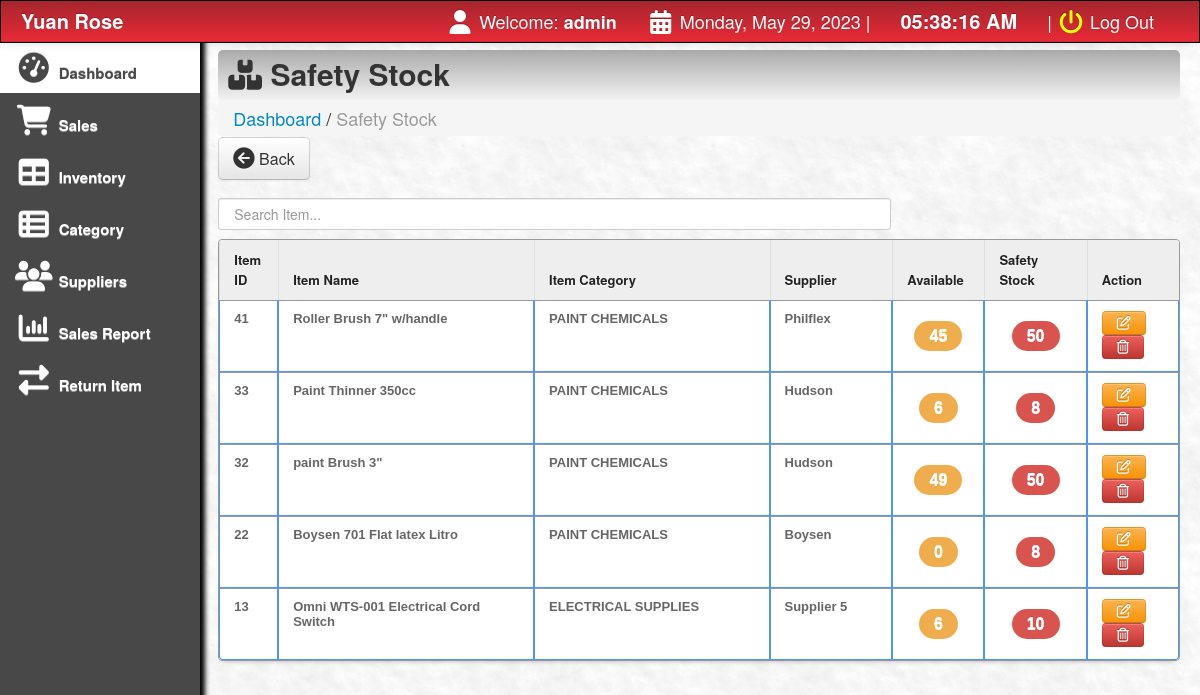
/main/re_order.php (signed in), run on the app's committed database.
### tables this page shows
CREATE TABLE `products` (
  `product_id` int(11) NOT NULL,
  `product_code` varchar(200) NOT NULL,
  `gen_name` varchar(200) NOT NULL,
  `product_name` varchar(200) NOT NULL,
  `cost` varchar(100) NOT NULL,
  `o_price` varchar(100) NOT NULL,
  `price` varchar(100) NOT NULL,
  `profit` varchar(100) NOT NULL,
  `supplier` varchar(100) NOT NULL,
  `onhand_qty` int(10) NOT NULL,
  `qty` int(10) NOT NULL,
  `reorder` int(10) NOT NULL,
  `date_arrival` varchar(500) NOT NULL,
  `prod_cat_id` varchar(255) DEFAULT NULL
);

CREATE TABLE `category` (
  `cat_id` int(11) NOT NULL,
  `cat_title` varchar(255) DEFAULT NULL,
  `cat_desc` longtext DEFAULT NULL,
  `cat_date` date NOT NULL
);

### main/re_order.php (the view, shortened to what this page needs)
<html>
<head>
	<link href="css/bootstrap.css" rel="stylesheet">
	<link rel="stylesheet" type="text/css" href="css/DT_bootstrap.css">
	<link rel="stylesheet" href="css/font-awesome.min.css">
	<link href="css/bootstrap-responsive.css" rel="stylesheet">
	<link href="../style.css" media="screen" rel="stylesheet" type="text/css" />
	<link href="src/facebox.css" media="screen" rel="stylesheet" type="text/css" />
</head>
<?php
function createRandomPassword()
{
	$chars = "003232303232023232023456789";
	$i = 0;
	$pass = '';
	while ($i <= 7) {
		$num = rand() % 33;
		$tmp = substr($chars, $num, 1);
		$pass = $pass . $tmp;
		$i++;
	}
	return $pass;
}
$finalcode = 'RS-' . createRandomPassword();
?>
<body>
	<?php include('navfixed.php'); ?>
	<div class="container-fluid">
		<div class="row-fluid">
			<div class="span2">
				<div class="well sidebar-nav">
					<ul class="nav nav-list">
						<li class="active"><a href="index.php"><i class="icon-dashboard icon-2x"></i> Dashboard </a></li>
						<li><a href="sales.php?id=cash&invoice=<?php echo $finalcode ?>"><i class="icon-shopping-cart icon-2x"></i> Sales</a> </li>
						<li><a href="products.php"><i class="icon-table icon-2x"></i> Inventory</a> </li>
						<li><a href="category.php"><i class="icon-th-list icon-2x"></i> Category</a> </li>
						<li><a href="supplier.php"><i class="icon-group icon-2x"></i> Suppliers</a> </li>
						<li><a href="salesreport.php?d1=0&d2=0"><i class="icon-bar-chart icon-2x"></i> Sales Report</a> </li>
						<li><a href="sales_inventory.php"><i class="icon-exchange icon-2x"></i> Return Item </a> </li>
						<br><br><br><br><br><br>
					</ul>
				</div>
			</div>
			<div class="span10">
				<div class="contentheader">
					<i class="fa-solid fa-boxes-stacked"></i> Safety Stock
				</div>
				<ul class="breadcrumb">
					<li><a href="index.php">Dashboard</a></li> /
					<li class="active">Safety Stock</li>
				</ul>
				<div style="margin-top: -19px; margin-bottom: 21px;">
					<a href="index.php"><button class="btn btn-default btn-large" style="float: left;"><i class="icon icon-circle-arrow-left icon-large"></i> Back</button></a> <br><br>
				</div>
				<input type="text" name="filter" style="padding:15px;" id="filter" placeholder="Search Item..." autocomplete="off" />
				<table class="table table-bordered" id="resultTable" data-responsive="table" style="text-align: left;">
					<thead>
						<tr>
							<th width="5%">Item ID</th>
							<th width="25%"> Item Name </th>
							<th width="23%"> Item Category</th>
							<th width="12%"> Supplier</th>
							<th width="9%"> Available</th>
							<th width="10%">Safety Stock</th>
							<th width="9%">Action</th>
						</tr>
					</thead>
					<tbody>
						<?php
						include('../connect.php');
						$query = "SELECT *, price * qty as total FROM products ORDER BY product_id DESC";
						$result = mysqli_query($mysqli, $query);
						while ($row = mysqli_fetch_assoc($result)) {
							$product_code = $row['product_code'];
							$supplier = $row['supplier'];
							$reorder = $row['reorder'];
							$qty = $row['qty'];
							$product_id = $row['product_id'];
							$availableqty = $row['qty'];
							$category = $row['prod_cat_id'];
							$query = "SELECT * FROM category WHERE cat_id = $category";
							$catquery = mysqli_query($mysqli, $query);
							while ($row = mysqli_fetch_assoc($catquery)) {
								$cat_title = $row["cat_title"];
							}
							if ($availableqty < $reorder) {
						?>
								<tr class="record">
									<td><?php echo $product_id; ?></td>
									<td><?php echo $product_code; ?></td>
									<td><?php echo $cat_title; ?></td>
									<td><?php echo $supplier; ?></td>
									<td style="text-align:center;">
										<h4 class="badge1"> <?php echo $qty; ?></h4>
									</td>
									<td style="text-align:center;">
										<h4 class="badge2"> <?php echo $reorder; ?></h4>
									</td>
									<td><a rel="facebox" title="Click to edit the product" href="editreorder.php?id=<?php echo $product_id; ?>"><button class="btn btn-warning"><i class="icon-edit"></i> </button> </a>
										<a href="#" id="<?php echo $product_id; ?>" class="delbutton" title="Click to Delete the product"><button class="btn btn-danger"><i class="icon-trash"></i></button></a>
									</td>
								<?php } ?>
								</tr>
							<?php
						}
							?>
					</tbody>
				</table>
			</div>
		</div>
	</div>
</body>
<?php include('footer.php'); ?>
</html>

### style.css (style rules this page uses)
td a { color:darkblue; }
input { border: 1px solid #999; background: #EEEEEE; padding: 10px; box-shadow:0 1px 2px #ddd; -moz-box-shadow:0 1px 2px #ddd; -webkit-box-shadow:0 1px 2px #ddd; }
#filter { width: 70%; float:left; }
#resultTable { border-collapse: separate; background-color: #FFFFFF; border-spacing: 0; max-width: 100%; }
#resultTable { color: #666666; text-shadow: 0 1px 0 #FFFFFF; width: 100%; border: 1px solid #999999; box-shadow: 0 5px 5px -5px rgba(0, 0, 0, 0.3); margin-top: 13px; }
#resultTable thead tr th { background: none repeat scroll 0 0 #EEEEEE; color: #222222; padding: 10px 14px; text-align: left; border-top: 0 none; font-size: 13px; }
#resultTable tbody tr td { font: bold 13px 'Arial'; text-align: left; padding: 10px 14px; border-top: 1px solid #999999; }
#resultTable td { padding:7px; border:#4e95f4 1px solid; }
#resultTable tr { background: #fff; }

### main/re_order.php (style rules this page uses)
body { padding-top: 60px; padding-bottom: 40px; }
.sidebar-nav { padding: 9px 0; }
.badge1 { display: inline-block; padding: 5px 15px; font-size: 16px; font-weight: bold; color: #fff; background-color: #f0ad4e; border-radius: 20px; text-align: center; }
.badge2 { display: inline-block; padding: 5px 15px; font-size: 16px; font-weight: bold; color: #fff; background-color: #d9534f; border-radius: 20px; text-align: center; }

### data on the page
products: product_id "41", product_code "Roller Brush 7\" w/handle", category.cat_title "PAINT CHEMICALS", supplier "Philflex", qty "45", reorder "50"
products: product_id "33", product_code "Paint Thinner 350cc", category.cat_title "PAINT CHEMICALS", supplier "Hudson", qty "6", reorder "8"
products: product_id "32", product_code "paint Brush 3\"", category.cat_title "PAINT CHEMICALS", supplier "Hudson", qty "49", reorder "50"
products: product_id "22", product_code "Boysen 701 Flat latex Litro", category.cat_title "PAINT CHEMICALS", supplier "Boysen", qty "0", reorder "8"
products: product_id "13", product_code "Omni WTS-001 Electrical Cord Switch", category.cat_title "ELECTRICAL SUPPLIES", supplier "Supplier 5", qty "6", reorder "10"

### other printed values
$_SESSION['SESS_LAST_NAME'] "admin"
